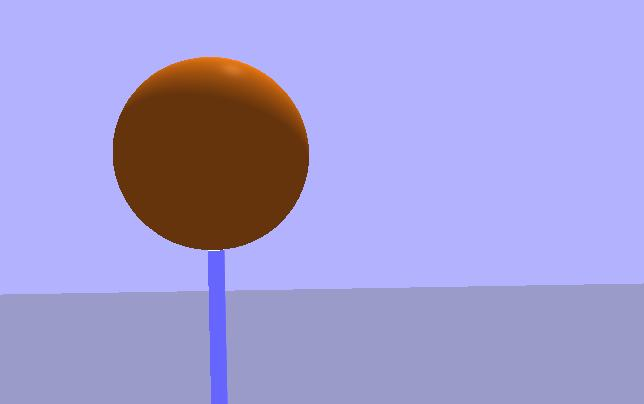
#> input picture 1.jpg, 644 x 404 px
$ jupyter execute Assignment.ipynb
#> lines starting #> are read from the running program, lines starting #| are printed output that depends on the picture; after the words box and inside, x2 and y2 are one past the last pixel; in counts of white or black regions, pixels touching at a corner belong together; long printed decimals are rounded
I hope by now, you have installed Python and Jupyter Notebook and now know some basic shorcuts to work with it, if not look at the documentation-https://jupyter-notebook.readthedocs.io/en/stable/.

We will next look at version controlling and some hands on tasks on python. For version controlling we will use a free open-source version control software Git.

To install git follow https://git-scm.com/book/en/v2/Getting-Started-Installing-Git. After that create an account on Github which is a version control platform that uses git.

After you are done, fire your terminal and setup git on your local system.
```
git config --global user.name "John Doe"
git config --global user.email johndoe@example.com
```

Now go to Github and create a repository. Get that repository to your local system. Hint- search ```git clone``` and learn about it. After creating a repository and cloning it into your local system, we will commit and push this file into the repository. So move this notebook to the cloned repo and then search how to commit and push into github repository.

```Hint : git add, git status, git commit, git push will be helpful```

Let's get started. So this assignment is a basic assignment on Python3.0 and some basic libraries. Import all the required libraries in the cell below this.

[cell 1]
import numpy as np
import time
import cv2
import matplotlib.pyplot as plt

Your first task is very simple. Create a string to store your name and then append your favorite number to it. If you don't know how to get started with python basic commands, search for w3school python tutorial and have a look at them.

[cell 2]
name = "Sankalp Parashar"
name = name + "3"

Implement a python function Mult(X,Y) that takes input 2 matrices X and Y and calculates their product (Use brute force looping method).

[cell 3]
def Mult(X,Y):
    z=np.zeros([X.shape[0],Y.shape[1]])
    for i in range(X.shape[0]):
        for j in range(Y.shape[1]):
            for k in range(X.shape[1]):
                z[i][j]+=X[i][k]*Y[k][j]
    return z

Create a square matrix of size 100X100 with random values from 0 to 1 using numpy(you have to import numpy at this stage) and multiply it with itself with the help of Mult(X,Y) function. Use time module to measure how long the multiplication takes. If you are stuck and don't know how to use and install new library/module Google about it.

[cell 4]
start=time.time()
arr=np.random.randint(1,size=(100,100))
Mult(arr,arr)
end=time.time()
print(end-start)

Now search how to multiply two numpy arrays using a numpy utility function. dot() will be helpful. Similary measure the time that numpy takes to make this multiplication and compare it with above.

[cell 5]
stdot=time.time()
b=np.dot(arr, arr)
enddot=time.time()
print(enddot-stdot)

It's now time to save and make a commit, similar to above and push the current state to github. Again same set of commands.

Now you want to use your roll number instead of your name in the very first task. Go ahead and do it and make a commit, don't push it this time. Now you think that your identity should not be limited to a number, so you want to again revert back, but you want to do so without changing the code. Git has your back here. Google how to rever a commit and go back to your initial state. Hint- https://opensource.com/article/18/6/git-reset-revert-rebase-commands

Let's march ahead with python. We will use import an image(you can use any image, get it to your directory and start working). Google how to import an image in python(Search about OpenCV/PIL library). Convert the image into grayscale and show the image.(to show you can use cv2 and also you can use matplotlib, Google both the methods)

[cell 6]
image = cv2.imread("1.jpg",0)
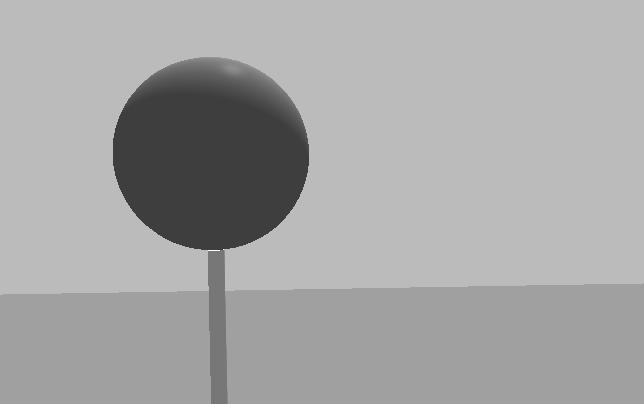
#> image: shape (404, 644); min 30, max 255, mean 165.2
cv2.imshow("Grayscale", image)
cv2.waitKey(0)
cv2.destroyAllWindows()

Now we will see git branching in action. So basically let's say you and your friend are working on the same project. One utility git provides that you both can independently work without affecting each other. To do so we create branches. So now create a new branch with branchname as your name and checkout to that branch. Hint - ```git branch``` (I am once again asking you to Google xD) Search about other options for git branch. Now whatever you will implement will be done in your branch and won't affect the entire application.

So let's do something in your branch. Now crop the image into a new image, to get a new image which is 1/4th the size of the original image.(keep only the topleft portion). Apply a gaussian blur on the cropped image and again print the image to see the effects.

[cell 7]
img = cv2.imread("1.jpg")
#> img is the input picture: shape (404, 644, 3); mean B, G, R 211.6, 157, 163.5
hgt, wdt = img.shape[:2]
#> hgt = 404; wdt = 644
cropimg = img[:int(hgt/2), :int(wdt/2)]
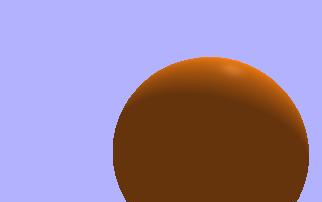
#> cropimg: shape (202, 322, 3); mean B, G, R 164.8, 133.8, 154.7
blurimg = cv2.GaussianBlur(cropimg, (9, 9), cv2.BORDER_DEFAULT)
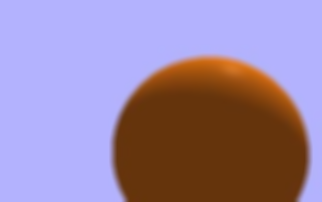
#> blurimg: shape (202, 322, 3); mean B, G, R 164.8, 133.8, 154.7
cv2.imshow("Final img", blurimg)
cv2.waitKey(0)
cv2.destroyAllWindows()

Now calculate the mean and median pixel values of the cropped image. Numpy will come in handy. Now we will do histogramming of the pixels. Search about calcHist function from cv2 library to build the histogram. Now plot the histogram using matplotlib library (don't forget to import it xP)

[cell 8]
med = np.median(cropimg, axis=(0, 1))
#> med = [254, 178, 179]
print(med)
#| [254. 178. 179.]
mean = np.mean(cropimg, axis=(0, 1))
#> mean = [164.8, 133.8, 154.7]
print(mean)
#| [164.843 133.777 154.738]
blue = cv2.calcHist([cropimg], [0], None, [256], [0, 256])
#> blue = 256 values, max 37073 at index 254, min 0 at index 116, mean 254.1
green = cv2.calcHist([cropimg], [1], None, [256], [0, 256])
#> green = 256 values, max 37360 at index 178, min 0 at index 0, mean 254.1
red = cv2.calcHist([cropimg], [2], None, [256], [0, 256])
#> red = 256 values, max 37396 at index 179, min 0 at index 0, mean 254.1
plt.plot(blue)
plt.plot(green)
plt.plot(red)
plt.show()
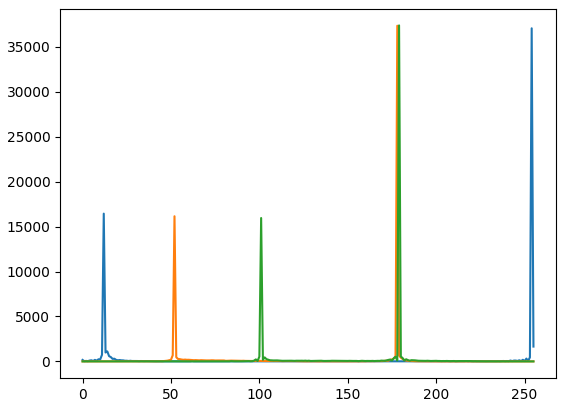
#> figure drawn by matplotlib, 1 panel; curve peaks at x = 254, y = 37073; curve peaks at x = 178, y = 37360; curve peaks at x = 179, y = 37396

So now you have completed working on your cropped Image. That brings you back to commit and push. So here you have to push from your branch only, because you have committed on that branch. Google how to do that.

Impressed with your work, you finally decided that your work on your branch should be there on the main project(which is the main branch). So you want to merge your branch to main branch. Google how to do that. ```Hint - git merge```. Here do find out about merge conflicts(beleive me you don't want them). Again a merge command is itself a commit, so you have to again push it to github. Now finally we are in the main branch. You can use another utility command ```git log``` to see your entire commit history.

Let's now do some so called "cool" stuff with the image to realise the chadness of python libraries. In the original image(not the cropped one) we will do edge detection(we will use canny edge detection method which is a common method). Surprisingly openCV handles it very easily. To know how - https://docs.opencv.org/master/da/d22/tutorial_py_canny.html .

[cell 9]
edge = cv2.Canny(img, 100, 200)
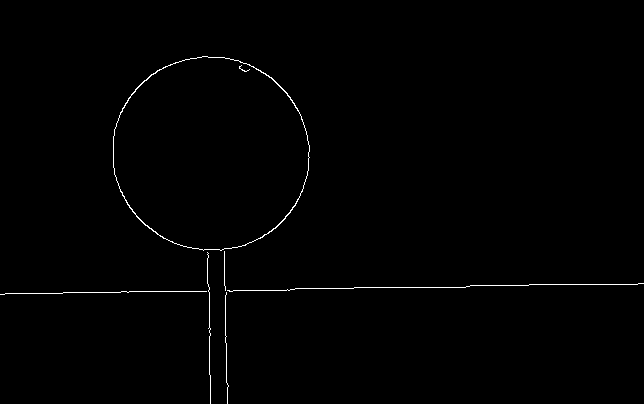
#> edge: shape (404, 644); 0.63% white in thin lines or dots, all inside (x1, y1, x2, y2) = (0, 56, 644, 404)
cv2.imshow("canny", edge)
cv2.waitKey(0)
cv2.destroyAllWindows()
